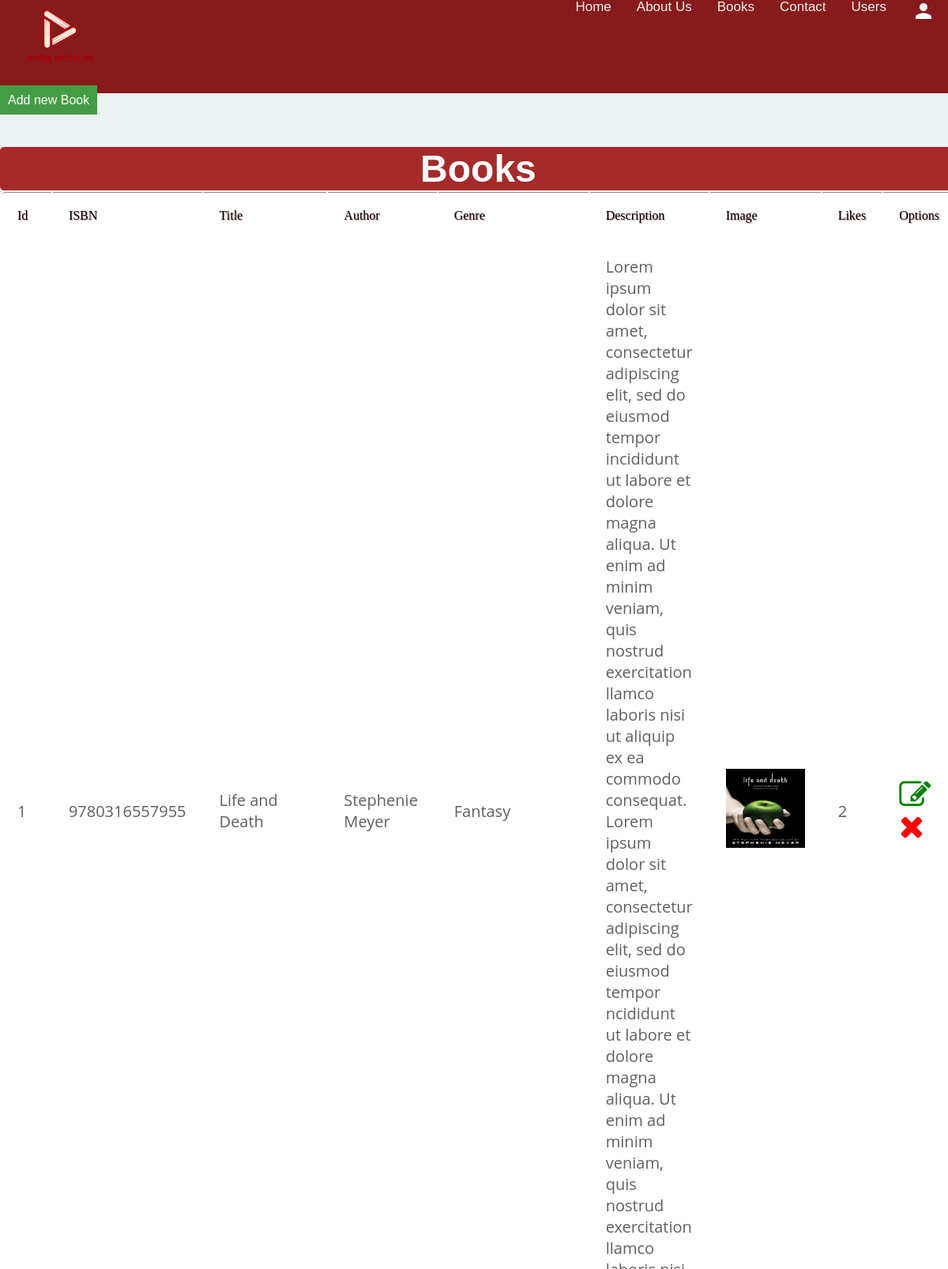
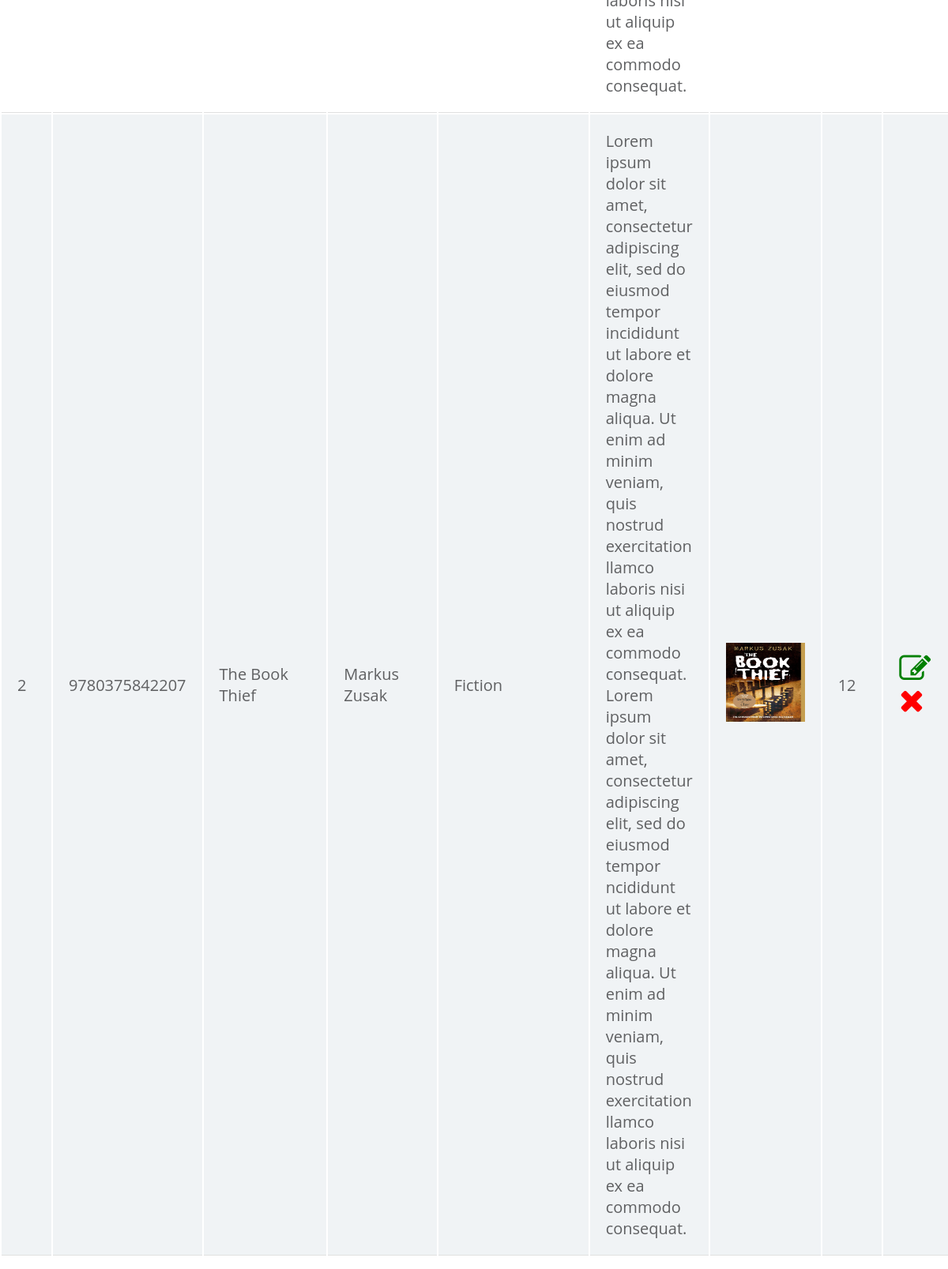
The app's page /admin/books/index.php (signed in, upper part) with its own data (2 pictures, top to bottom).
### tables this page shows
CREATE TABLE `book` (
  `Libri_ID` int(11) NOT NULL,
  `ISBN` varchar(255) NOT NULL,
  `Title` varchar(255) NOT NULL,
  `Author` varchar(255) NOT NULL,
  `Genre` varchar(255) NOT NULL,
  `Description` longtext NOT NULL,
  `Image` varchar(255) NOT NULL,
  `Likes` int(11) NOT NULL
);

### Authentication/db_connection.php (called while the page is built, shortened)
<?php
class Dbh{
    public function connect(){
        $this->servername = "localhost";
        $this->username = "root";
        $this->password = "";
        $this->dbname = "bookwithus";
        try{
            $dsn = "mysql:host=".$this->servername.";dbname=".$this->dbname;
            $pdo = new PDO($dsn, $this->username, $this->password);
            $pdo->setAttribute(PDO::ATTR_ERRMODE, PDO::ERRMODE_EXCEPTION);
            return $pdo;
        }catch(PDOException $e){
            echo "Connection failed: ".$e->getMessage();
        }
    }
}

### Authentication/models/books.php (called while the page is built, shortened)
<?php
include_once ($_SERVER['DOCUMENT_ROOT'].'/BookWithUs/book-with-us/Authentication/db_connection.php');
class Books extends Dbh{
    protected function getAllBooks(){
        $sql = "SELECT * FROM book";
        $stmt = $this->connect()->prepare($sql);
        $result = $stmt->execute();
        $books = $stmt->fetchAll();
        return $books;
    }
}
?>

### Authentication/view/booksviewer.php (called while the page is built, shortened)
<?php
require_once ($_SERVER['DOCUMENT_ROOT'].'/BookWithUs/book-with-us/Authentication/models/books.php');
class BooksView extends Books{
    public function showBooks(){
        $results = $this->getAllBooks();
        return $results;
    }
}
?>

### admin/books/index.php (the view)
<?php
	include ($_SERVER['DOCUMENT_ROOT'].'/BookWithUs/book-with-us/admin/Components/header.php');
	require_once ($_SERVER['DOCUMENT_ROOT'].'/BookWithUs/book-with-us/Authentication/view/booksviewer.php');
?>
<section class="block_section">
	<div class="row">
		<a href="create.php" class="button-create">Add new Book</a>
		<table>
			<caption><h1 class="table-title">Books</h1></caption>
			<thead>
				<tr>
					<th>Id</th>
					<th>ISBN</th>
					<th>Title</th>
					<th>Author</th>
					<th>Genre</th>
					<th>Description</th>
					<th>Image</th>
					<th>Likes</th>
					<th>Options</th>
				</tr>
			</thead>
			<tbody>
			<?php
				$book = new BooksView();
				$books = $book->showBooks();
			?>
			<?php foreach ($books as $book): ?>
				<tr>
					<td><?php echo $book['Libri_ID']; ?></td>
					<td><?php echo $book['ISBN']; ?></td>
					<td><?php echo $book['Title']; ?></td>
					<td><?php echo $book['Author']; ?></td>
					<td><?php echo $book['Genre']; ?></td>
					<td><?php echo $book['Description']; ?></td>
					<?php if ($book['Image']): ?>
						<td><img src="<?php echo $book['Image']; ?>" width="100" height="100"></td>
					<?php else: ?>
						<td>No image Selected</td>
					<?php endif?>
					<td><?php echo $book['Likes']; ?></td>
					<td>
						<a href="edit.php?id=<?php echo $book['Libri_ID']; ?>" style="color:green;">
							<i class="fa fa-pencil-square-o fa-2x" aria-hidden="true"></i>
						</a>
						<a href="lib/delete.php?id=<?php echo $book['Libri_ID']; ?>" style="color:red;">
							<i class="fa fa-times fa-2x" aria-hidden="true"></i>
						</a>
					</td>
				</tr>
			<?php endforeach ?>
			</tbody>
		</table>
	</div>

### admin/css/app.css (style rules this page uses)
body { background: #eaf2f4; font-family: 'Verdana', sans-serif; min-height: 100vh; display: -webkit-flex; display: -moz-flex; display: -ms-flex; display: -o-flex; display: flex; flex-direction: column; }
section { float: left; width: 100%; clear: both; }
table { width: 100%; border-collapse: separate; background: #fff; -moz-border-radius: 5px; -webkit-border-radius: 5px; border-radius: 5px; margin: 50px auto; -moz-box-shadow: 0px 0px 5px rgba(0, 0, 0, 0.3); -webkit-box-shadow: 0px 0px 5px rgba(0, 0, 0, 0.3); box-shadow: 0px 0px 5px rgba(0, 0, 0, 0.3); }
thead { -moz-border-radius: 5px; -webkit-border-radius: 5px; border-radius: 5px; }
thead th { font-family: 'Patua One', cursive; font-size: 16px; font-weight: 400; color: black; text-shadow: 1px 1px 0px rgba(146, 31, 31, 0.5); text-align: left; padding: 20px; border-top: 1px solid #858d99; }
thead th:first-child { -moz-border-radius-topleft: 5px; -webkit-border-top-left-radius: 5px; border-top-left-radius: 5px; }
thead th:last-child { -moz-border-radius-topright: 5px; -webkit-border-top-right-radius: 5px; border-top-right-radius: 5px; }
tbody tr td { font-family: 'Open Sans', sans-serif; font-weight: 400; color: #5f6062; font-size: 20px; padding: 20px 20px 20px 20px; border-bottom: 1px solid #e0e0e0; }
tbody tr:nth-child(2n) { background: #f0f3f5; }
.table-title { font-size: 3em; background: brown; border-radius: 5px; color:#fff; }
.button-create { text-decoration: none; padding: 10px; background: #449d44; color:white; margin-top:15px; }

### records on screen
book: Libri_ID "1", ISBN "9780316557955", Title "Life and Death", Author "Stephenie Meyer", Genre "Fantasy", Description "Lorem ipsum dolor sit amet, consectetur adipiscing elit, sed do eiusmod tempor incididunt ut labore et dolore magna aliqua. Ut enim ad minim veniam, quis nostrud exercitation llamco laboris nisi ut aliquip ex ea commodo consequat. Lorem ipsum dolor sit amet, consectetur adipiscing elit, sed do eiusmod tempor ncididunt ut labore et dolore magna aliqua. Ut enim ad minim veniam, quis nostrud exercitation llamco laboris nisi ut aliquip ex ea commodo consequat.", Image (picture), Likes "2"
book: Libri_ID "2", ISBN "9780375842207", Title "The Book Thief", Author "Markus Zusak", Genre "Fiction", Description "Lorem ipsum dolor sit amet, consectetur adipiscing elit, sed do eiusmod tempor incididunt ut labore et dolore magna aliqua. Ut enim ad minim veniam, quis nostrud exercitation llamco laboris nisi ut aliquip ex ea commodo consequat. Lorem ipsum dolor sit amet, consectetur adipiscing elit, sed do eiusmod tempor ncididunt ut labore et dolore magna aliqua. Ut enim ad minim veniam, quis nostrud exercitation llamco laboris nisi ut aliquip ex ea commodo consequat.", Image (picture), Likes "12"
